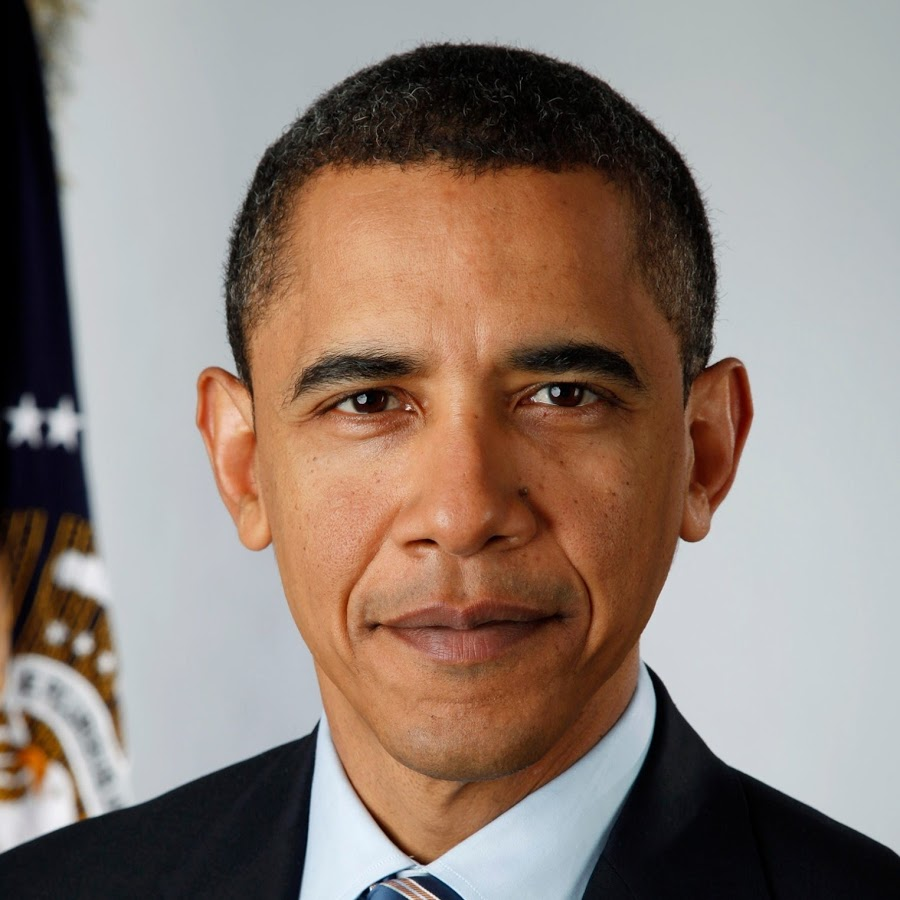
#> input picture Codes/Extras/Face&Eye_detection_of_picture/test.jpg, 900 x 900 px, found by its file name
$ python facepic.py   (Python 2 division)
#> lines starting #> are read from the running program, lines starting #| are printed output that depends on the picture; after the words box and inside, x2 and y2 are one past the last pixel; in counts of white or black regions, pixels touching at a corner belong together
import cv2
faceCascade = cv2.CascadeClassifier('C:\opencv\sources\data\haarcascades\haarcascade_frontalface_default.xml')
eye_cascade = cv2.CascadeClassifier('C:\opencv\sources\data\haarcascades\haarcascade_eye.xml')
# Read the image
image = cv2.imread('F:\photos\\test.jpg')
#> image is the input picture: shape (900, 900, 3); mean B, G, R 119, 128.2, 143.9
gray = cv2.cvtColor(image, cv2.COLOR_BGR2GRAY)
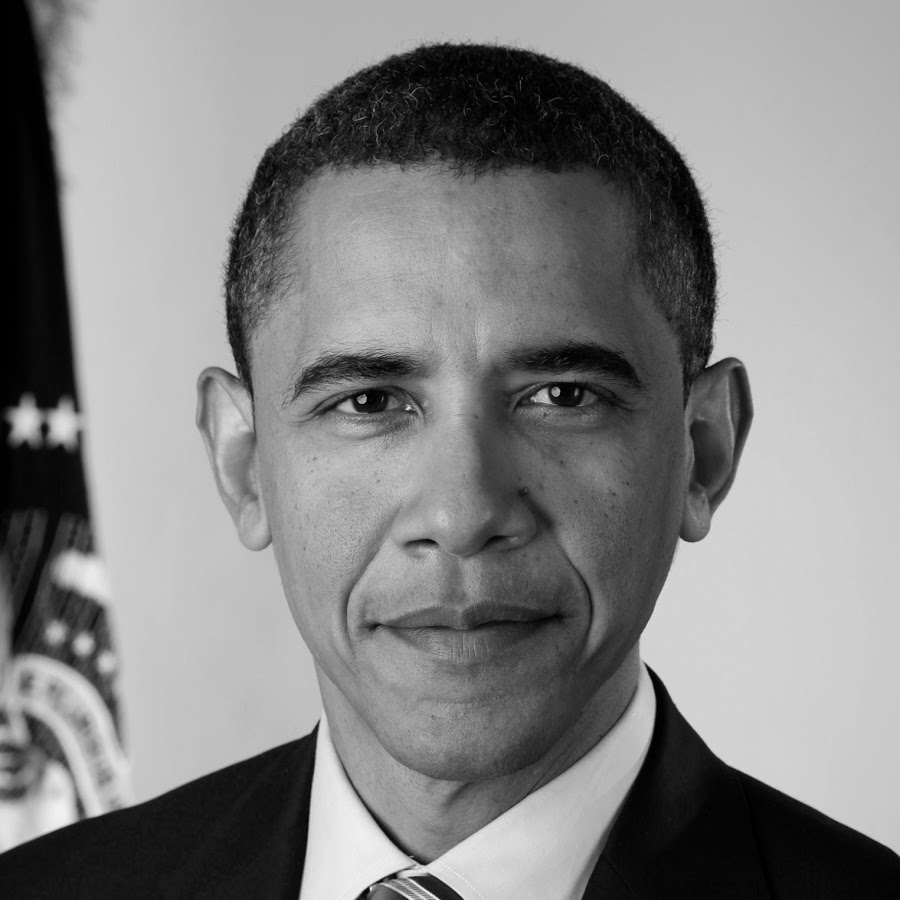
#> gray: shape (900, 900); min 0, max 245, mean 131.9
# Detect faces in the image
faces = faceCascade.detectMultiScale(
    gray,
    scaleFactor=1.1,
    minNeighbors=5,
    minSize=(30, 30),
    flags = cv2.CASCADE_SCALE_IMAGE
)
#> faces = [[210, 202, 506, 506]]

eyes = eye_cascade.detectMultiScale(
    gray,
    scaleFactor=1.1,
    minNeighbors=5,
    minSize=(30, 30),
    flags = cv2.CASCADE_SCALE_IMAGE
)
#> eyes = [[307, 345, 113, 113], [5, 656, 50, 50], [494, 333, 125, 125]]
print "Found {0} faces!".format(len(faces))
#| Found 1 faces!

# Draw a rectangle around the faces
for (x, y, w, h) in faces:
    cv2.rectangle(image, (x, y), (x+w, y+h), (0, 255, 0), 2)
#> this loop made 1 pass
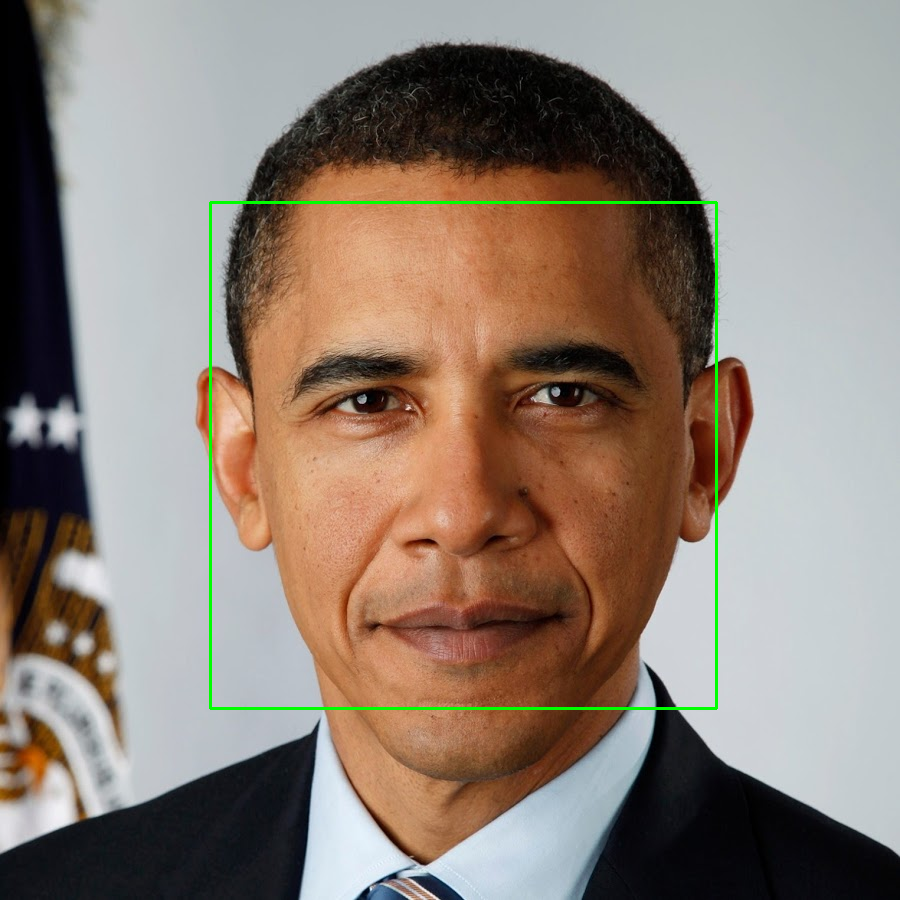
#> image: shape (900, 900, 3); 0.75% of pixels changed, all inside (x1, y1, x2, y2) = (209, 201, 718, 710)

for (x, y, w, h) in eyes:
    cv2.rectangle(image, (x, y), (x+w, y+h), (255, 0, 0), 1)
#> this loop made 3 passes
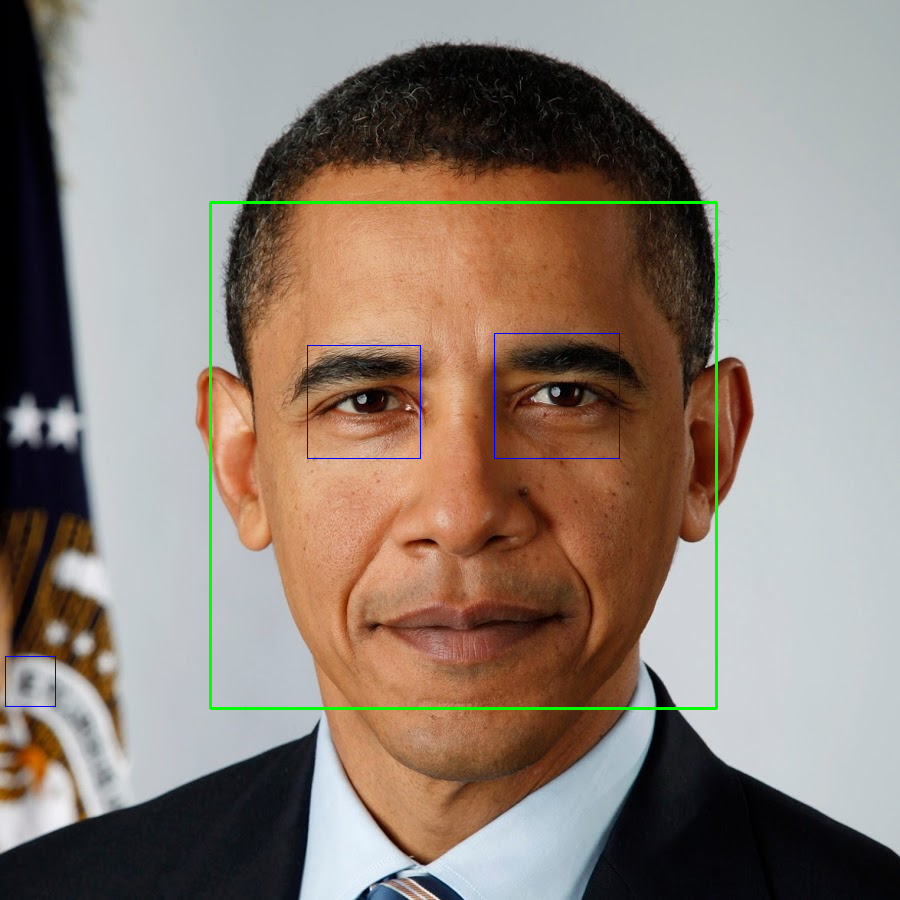
#> image: shape (900, 900, 3); 0.14% of pixels changed, all inside (x1, y1, x2, y2) = (5, 333, 620, 707)


cv2.imshow("Faces found" ,image)
cv2.waitKey(0)
